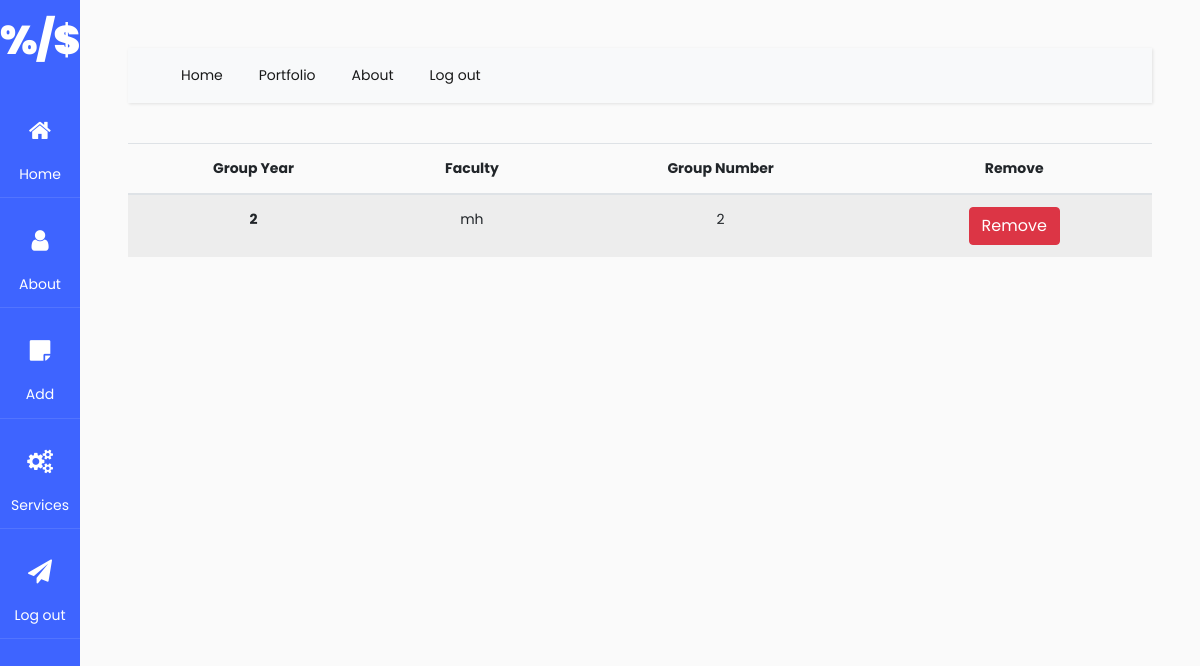
/schedule/add-student/2/, run on an earlier commit of the app's database.
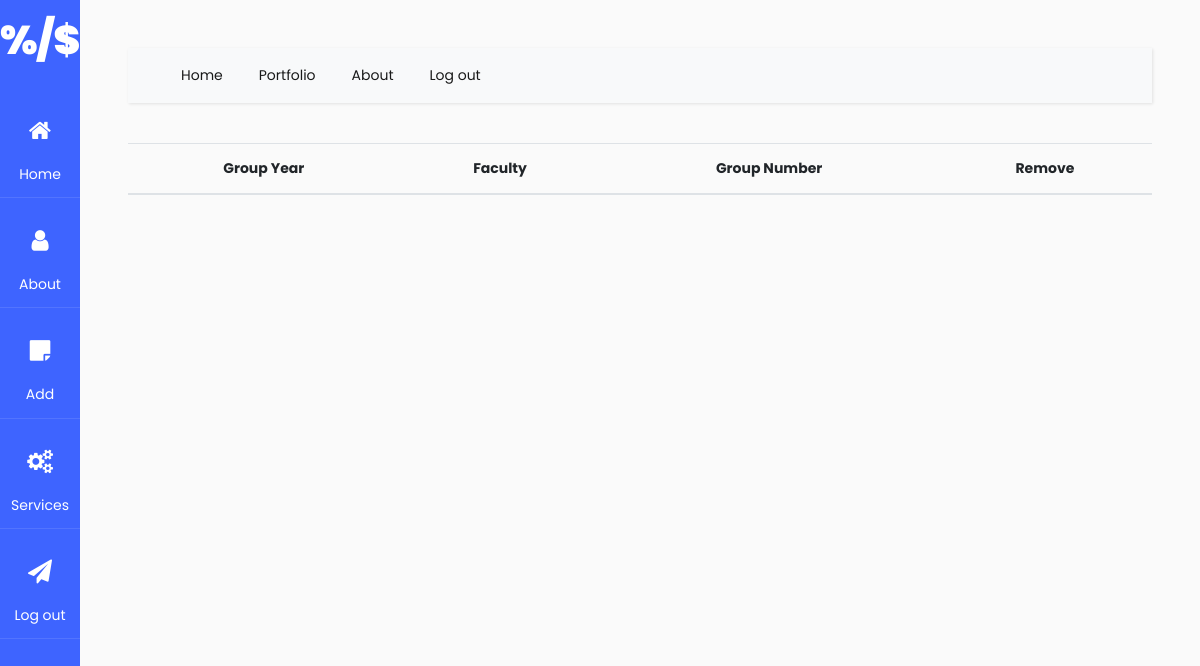
And on a later commit of the database.
### app/models.py (models this page shows, shortened)
class Students(models.Model):
    group_year = models.IntegerField()
    group_title = models.CharField(max_length= 10)
    group_number = models.IntegerField()
    lessons = models.ManyToManyField(Lesson, blank=True)
    class Meta:
        unique_together = ('group_year', 'group_title', 'group_number')

### app/views.py (the view)
# urls.py: path("add-student/<int:year_id>/", views.viewStudents, name = "viewStudents"),
def viewStudents(request, year_id):
    arr = Students.objects.filter(group_year = year_id).order_by("group_title")
    context = {'students':arr,}
    return render(request, "app/AddingForms/Studentslist.html", context)

### app/templates/app/AddingForms/Studentslist.html
{% extends 'app/layout.html' %}
{% block body %}
<table class="table table-striped">
    <thead>
      <tr>
        <th scope="col">Group Year</th>
        <th scope="col">Faculty</th>
        <th scope="col">Group Number</th>
        <th scope = "col">Remove</th>
      </tr>
    </thead>
{% for student in students %}
    <tbody>
      <tr>
        <th scope="row">{{student.group_year}}</th>
        <td>{{student.group_title}}</td>
        <td>{{student.group_number}}</td>
        <td><form action = "{% url 'scheduleapp:deleteStudent' student.id%}" method = "post">{% csrf_token %}<button type="submit" class="btn btn-danger" name = "delete">Remove</button></form></td>
      </tr>
    </tbody>
{% endfor %}
</table>
{% endblock body %}

What changed in the data, as far as the page shows it:
removed Students: group_year "2", group_title "mh", group_number "2"
